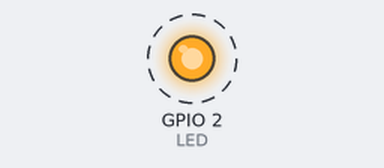
A sketch run on a simulated ESP32. Shown: output pins drawn as LEDs (lit = HIGH). Dashed ring = blinking. What the sketch prints to the serial monitor is not drawn.

Above: at 0.2 s.
Timing chart, 0 to 3.0 s (numbered marks = the images above):
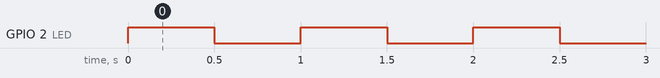

Measured:
- by itself, GPIO 2 (LED): alternates HIGH for 0.50 s and LOW for 0.50 s

The sketch:

t01_blink.ino
```cpp
// tests/t01_blink/t01_blink.ino
#include <WiFi.h>
#include <esp_wifi.h>

const int LED = 2;   // LED บนบอร์ด (GPIO2)

void setup() {
  Serial.begin(115200);
  pinMode(LED, OUTPUT);
  WiFi.mode(WIFI_STA);              // ต้องเปิด Wi-Fi ก่อนถึงจะอ่าน MAC ได้
  uint8_t mac[6];
  esp_wifi_get_mac(WIFI_IF_STA, mac);
  Serial.printf("\nBoard OK. STA MAC = %02X:%02X:%02X:%02X:%02X:%02X\n",
                mac[0], mac[1], mac[2], mac[3], mac[4], mac[5]);
}

void loop() {
  digitalWrite(LED, HIGH); delay(500);
  digitalWrite(LED, LOW);  delay(500);
  Serial.println("blink");
}
```
